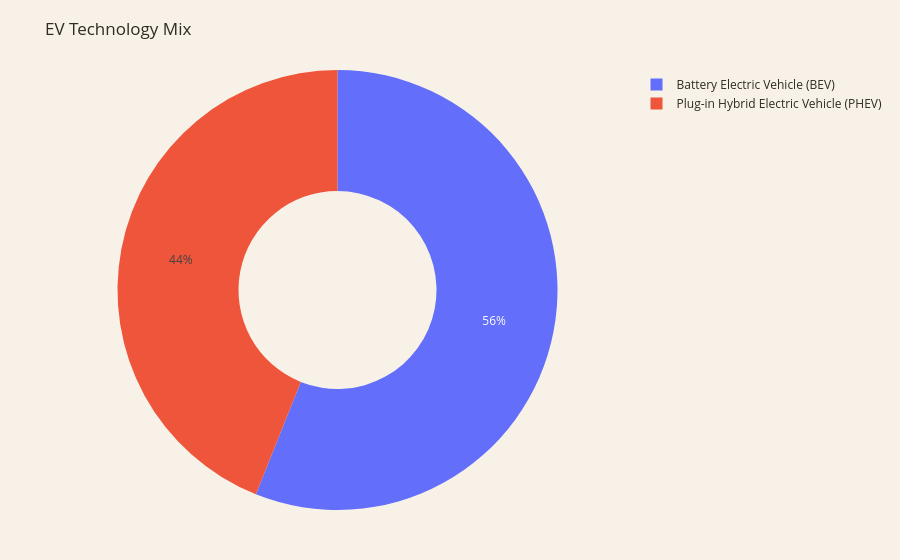

The notebook cell this image was saved under:
### Markdown cell above
## 31. Chart — EV Type Mix

### Code cell
if PLOTLY_AVAILABLE:
    fig = px.pie(
        ev_type_summary,
        names="EV_Type",
        values="Vehicle_Count",
        hole=0.45,
        title="EV Technology Mix"
    )

    fig = apply_theme(fig)
    fig.show()

### Figure 1 — Plotly figure (JSON) as saved in the notebook; plotly's stock layout.template omitted (floating-point values rounded to 4 significant figures)
{"data": [{"domain": {"x": [0, 1], "y": [0, 1]}, "hole": 0.45, "hovertemplate": "EV_Type=%{label}<br>Vehicle_Count=%{value}<extra></extra>", "labels": ["Battery Electric Vehicle (BEV)", "Plug-in Hybrid Electric Vehicle (PHEV)"], "legendgroup": "", "name": "", "showlegend": true, "type": "pie", "values": [5341, 4188]}], "layout": {"font": {"color": "#2F2A25"}, "hovermode": "x unified", "legend": {"tracegroupgap": 0}, "margin": {"b": 50, "l": 50, "r": 30, "t": 70}, "paper_bgcolor": "#F7F1E8", "plot_bgcolor": "#FFFDF8", "title": {"text": "EV Technology Mix"}, "xaxis": {"gridcolor": "#D9D0C5", "showgrid": true}, "yaxis": {"gridcolor": "#D9D0C5", "showgrid": true}}}
